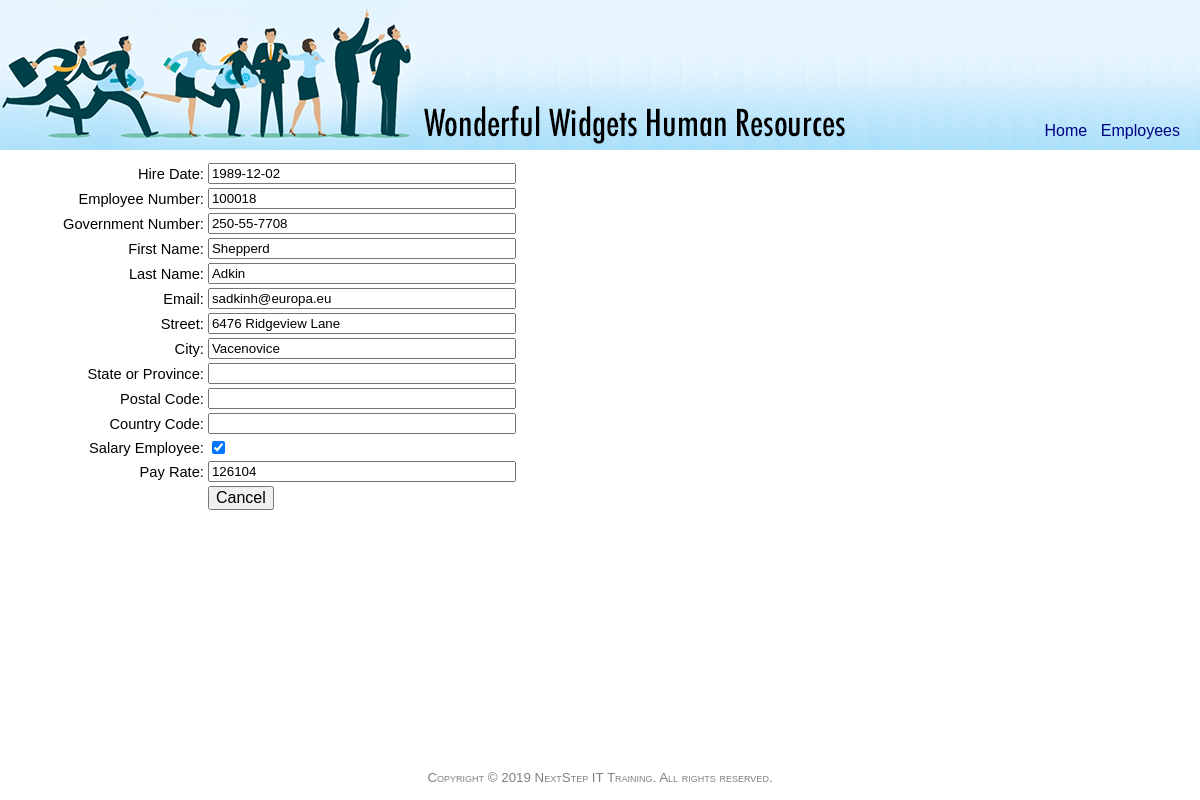
/employee-view.php?employee_id=18, run on the app's committed database.
### tables this page shows
CREATE TABLE employees (
    employee_id INTEGER PRIMARY KEY,
    version INTEGER NOT NULL,
    hire_date DATE NOT NULL,
    employee_no INTEGER NOT NULL UNIQUE,
    government_no VARCHAR (50) NOT NULL,
    first_name VARCHAR (50) NOT NULL,
    last_name VARCHAR (50) NOT NULL,
    email VARCHAR (50),
    street VARCHAR (50),
    city VARCHAR (50),
    state_province VARCHAR (50),
    postal_code VARCHAR (50),
    country_code VARCHAR (50),
    salary_employee TINYINT NOT NULL,
    rate DECIMAL (10, 2) NOT NULL,
    photo BLOB
);

### employee-view.php (the view, shortened to what this page needs)
<?php
$employee_no = '';
$government_no = '';
$hire_date = '';
$first_name = '';
$last_name = '';
$email = '';
$street = '';
$city = '';
$state_province = '';
$postal_code = '';
$country_code = '';
$salary_employee = false;
$rate = 0.0;
main();
function main() {
    if ($_SERVER['REQUEST_METHOD'] ==='GET') {
        $employee_id = intval($_GET['employee_id'] ?? null);
        if ($employee_id) {
            getEmployee($employee_id);
        } else {
            header('Location: /employees-view.php');
        }
    }
}
function getEmployee($id) {
    $db = $db = new PDO(DSN);
    $sql = <<<'EOT'
SELECT  version,
        hire_date,
        employee_no,
        government_no,
        first_name,
        last_name,
        email,
        street,
        city,
        state_province,
        postal_code,
        country_code,
        salary_employee,
        rate FROM employees WHERE employee_id = :employee_id
EOT;
    $statement = $db->prepare($sql, array(PDO::ATTR_CURSOR => PDO::CURSOR_FWDONLY));
    $statement->execute(array(':employee_id' => $id));
    $employee = $statement->fetch(PDO::FETCH_ASSOC);
    if ($employee) {
        $hire_date = $employee['hire_date'];
        $employee_no = $employee['employee_no'];
        $government_no = $employee['government_no'];
        $first_name = $employee['first_name'];
        $last_name = $employee['last_name'];
        $email = $employee['email'];
        $street = $employee['street'];
        $city = $employee['city'];
        $state_province = $employee['state_province'];
        $country_code = $employee['country_code'];
        $salary_employee = $employee['salary_employee'];
        $rate = $employee['rate'];
    }
}
?>
<!DOCTYPE html>
<html>
<head>
    <link rel="stylesheet" type="text/css" href="/assets/styles/application.css" />
</head>
<body>
    <header>
        <div id="header">
            <img src="/assets/images/header-logo.png" alt="Human Resources Logo" />
            <div id="menu">
                <a href="/index.php">Home</a>
                <a href="/employees-view.php">Employees</a>
            </div>
        </div>
    </header>
    <div id="main" class="y-scroll">
        <div id="content">
            <form method="POST">
                <table class="form">
                    <tbody>
                    <tr>
                        <td class="form-label"><label for="hire_date">Hire Date:</label></td>
                        <td class="form-field"><input id="hire_date" name="hire_date" type="text" value="<?= $hire_date ?>" /></td>
                        <td class="form-error"></td>
                    </tr>
                    <tr>
                        <td class="form-label"><label for="employee_no">Employee Number:</label></td>
                        <td class="form-field"><input id="employee_no" name="employee_no" type="text" value="<?= $employee_no ?>" /></td>
                        <td class="form-error"></td>
                    </tr>
                    <tr>
                        <td class="form-label"><label for="government_no">Government Number:</label></td>
                        <td class="form-field"><input id="government_no" name="government_no" type="text" value="<?= $government_no ?>" /></td>
                        <td class="form-error"></td>
                    </tr>
                    <tr>
                        <td class="form-label"><label for="first_name">First Name:</label></td>
                        <td class="form-field"><input id="first_name" name="first_name" type="text" value="<?= $first_name ?>" /></td>
                        <td class="form-error"></td>
                    </tr>
                    <tr>
                        <td class="form-label"><label for="last_name">Last Name:</label></td>
                        <td class="form-field"><input id="last_name" name="last_name" type="text" value="<?= $last_name ?>" /></td>
                        <td class="form-error"></td>
                    </tr>
                    <tr>
                        <td class="form-label"><label for="email">Email:</label></td>
                        <td class="form-field"><input id="email" name="email" type="text" value="<?= $email ?>" /></td>
                        <td class="form-error"></td>
                    </tr>
                    <tr>
                        <td class="form-label"><label for="street">Street:</label></td>
                        <td class="form-field"><input id="street" name="street" type="text" value="<?= $street ?>" /></td>
                        <td class="form-error"></td>
                    </tr>
                    <tr>
                        <td class="form-label"><label for="city">City:</label></td>
                        <td class="form-field"><input id="city" name="city" type="text" value="<?= $city ?>" /></td>
                        <td class="form-error"></td>
                    </tr>
                    <tr>
                        <td class="form-label"><label for="state_province">State or Province:</label></td>
                        <td class="form-field"><input id="state_province" name="state_province" type="text" value="<?= $state_province ?>" /></td>
                        <td class="form-error"></td>
                    </tr>
                    <tr>
                        <td class="form-label"><label for="postal_code">Postal Code:</label></td>
                        <td class="form-field"><input id="postal_code" name="postal_code" type="text" value="<?= $postal_code ?>" /></td>
                        <td class="form-error"></td>
                    </tr>
                    <tr>
                        <td class="form-label"><label for="country_code">Country Code:</label></td>
                        <td class="form-field"><input id="country_code" name="country_code" type="text" value="<?= $country_code ?>" /></td>
                        <td class="form-error"></td>
                    </tr>
                    <tr>
                        <td class="form-label"><label for="salary_employee">Salary Employee:</label></td>
                        <td class="form-field"><input id="salary_employee" name="salary_employee" type="checkbox"<?= $salary_employee ? ' checked="checked"' : '' ?> /></td>
                        <td class="form-error"></td>
                    </tr>
                    <tr>
                        <td class="form-label"><label for="rate">Pay Rate:</label></td>
                        <td class="form-field"><input id="rate" name="rate" type="text" value="<?= $rate ?>" /></td>
                        <td class="form-error"></td>
                    </tr>
                    <tr>
                        <td class="form-label"></td>
                        <td class="form-field">
                            <a href="/employees-view.php"><input type="button" value="Cancel" /></a> <?php  ?>
                        </td>
                        <td class="form-error"></td>
                    </tr>
                    </tbody>
                </table>
            </form>
        </div>
    </div>
    <footer>
        Copyright &copy; 2019 NextStep IT Training. All rights reserved.
    </footer>
</body>
</html>

### assets/styles/application.css (style rules this page uses)
html, body { margin: 0; font-size: 10pt; font-family: verdana, arial, helvetica, sans-serif; height: 100vh; max-height: 100vh; }
div[id=header] { position: relative; background-image: url(../images/header-background.png); background-repeat: repeat-x; height: 150px; margin: 0 0 10px 0; }
div[id=menu] { position: absolute; right: 10px; bottom: 10px; }
div[id=menu] a { font-family: Verdana, Geneva, Tahoma, Helvetica, Arial, sans-serif; font-size: 12pt; color: navy; text-decoration: none; margin: 0 10px 0 0; }
footer { margin-top: 10px; text-align: center; font-family: Verdana, Geneva, Tahoma, Helvetica, Arial, sans-serif; font-size: 10pt; font-variant: small-caps; color: gray; }
div[id=main] { height: calc(100% - 200px); max-height: calc(100% - 200px); }
div[id=content] { width: 90%; margin-left: 5%; height: calc(100% - 20px); max-height: calc(100% - 20px); }
div.y-scroll { overflow-y: auto; }
input { font-family: verdana, arial, helvetica, sans-serif; font-size: 10pt; }
input[type=text], input[type=password] { width: 300px; }
input[type='button'], input[type='reset'], input[type='submit'] { font-family: verdana, arial, helvetica, sans-serif; font-size: 12pt; }
table.form { border: 0; }
td.form-error, td.form-field, td.form-label { font-family: verdana, arial, helvetica, sans-serif; font-size: 11pt; }
td.form-error { color: red; }
td.form-label { text-align: right; }

### data on the page
employees: hire_date "1989-12-02", employee_no "100018", government_no "250-55-7708", first_name "Shepperd", last_name "Adkin", email "sadkinh@europa.eu", street "6476 Ridgeview Lane", city "Vacenovice", salary_employee "☑", rate "126104"
